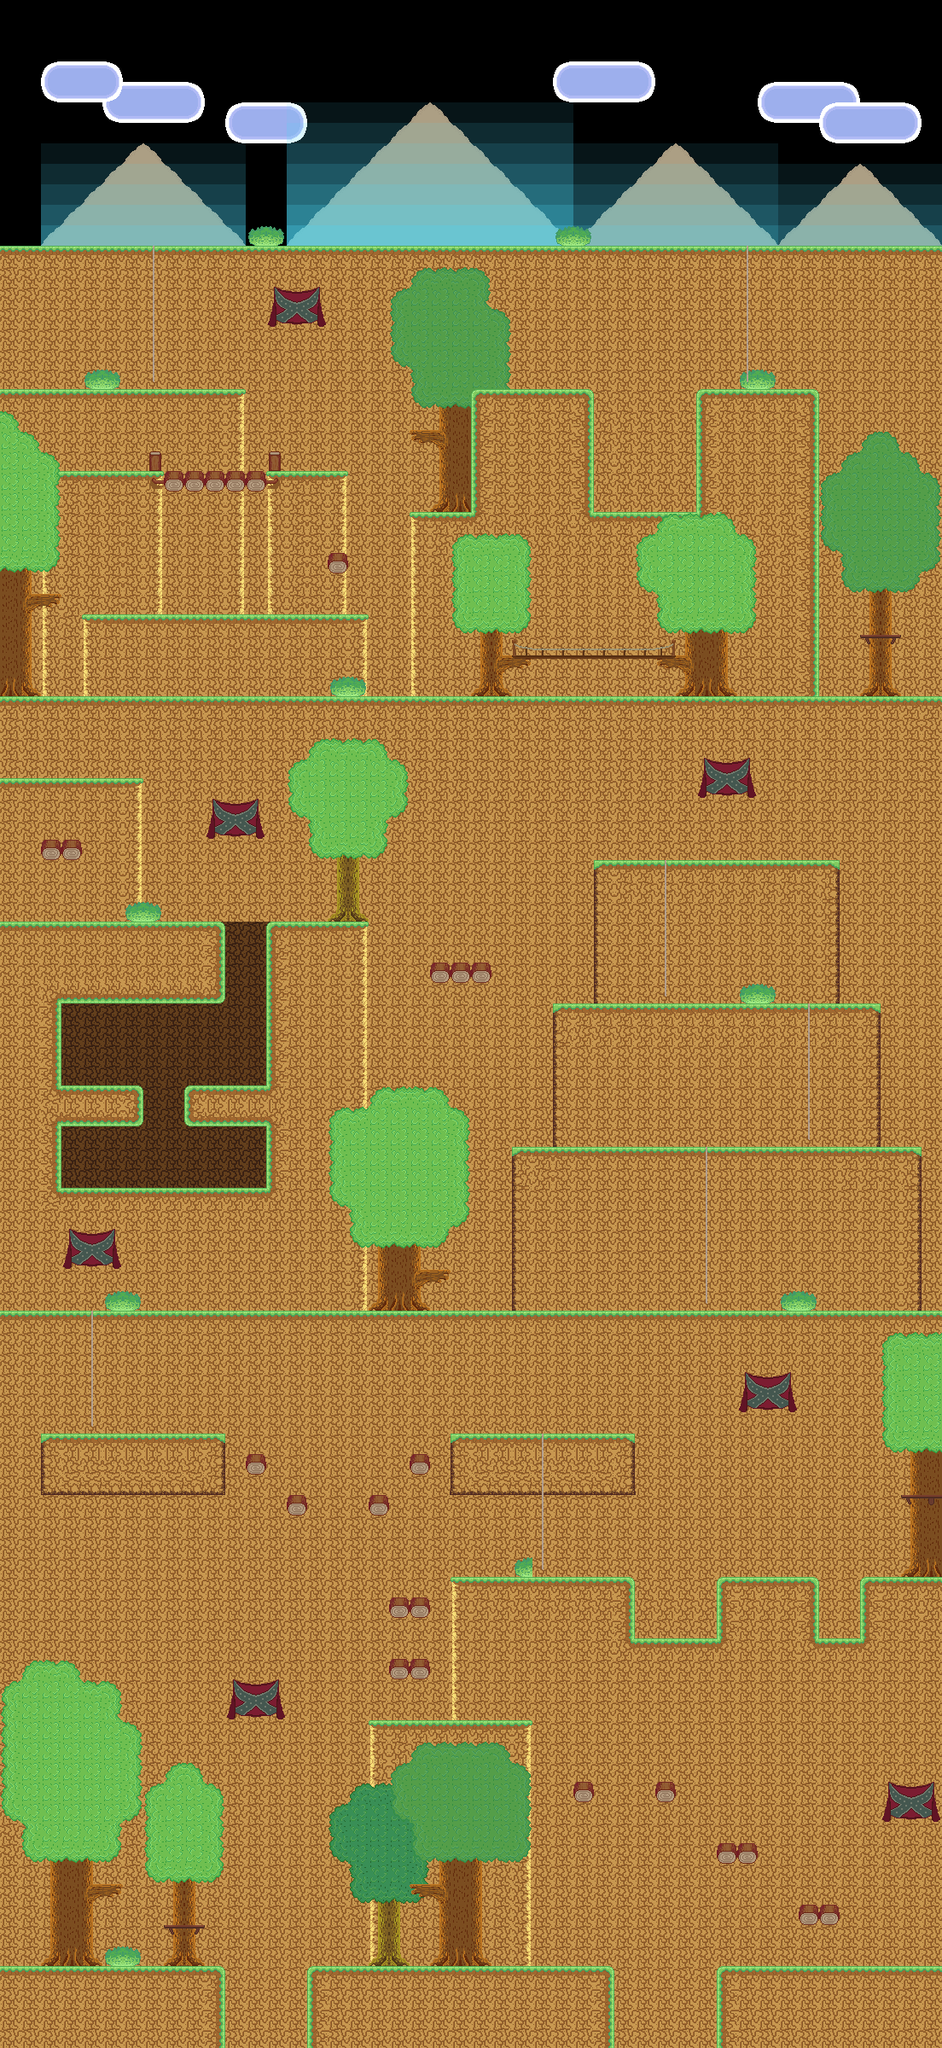

This game map was drawn from its Tiled (.tmx) file and the tilesets committed beside it. A one-line description and the trimmed map source follow:
An orthogonal 46x100 tile map with 24x24 px tiles, 9 tile layers (clouds2, clouds, mountains, overlay, ...) and 78 objects (7x climbable, 6x enemy, 5x liquid, door).

<map version="1.0" orientation="orthogonal" width="46" height="100" tilewidth="24" tileheight="24">
 <properties>
  <property name="blue" value="247" />
  <property name="green" value="216" />
  <property name="offset" value="86" />
  <property name="red" value="74" />
  <property name="respawn" value="multiplayer.tmx" />
 </properties>
 <tileset firstgid="1" name="village-forest" tilewidth="24" tileheight="24">
  <image source="../images/tilesets/village-forest.png" width="288" height="216" />
 </tileset>
 <layer name="clouds2" width="46" height="100">
  <data>[4600 cells, 20 non-empty, 2 distinct tile ids]</data>
 </layer>
 <layer name="clouds" width="46" height="100">
  <data>[4600 cells, 36 non-empty, 2 distinct tile ids]</data>
 </layer>
 <layer name="mountains" width="46" height="100">
  <properties>
   <property name="parallax" value="0.9" />
  </properties>
  <data>[4600 cells, 136 non-empty, 2 distinct tile ids]</data>
 </layer>
 <layer name="overlay" width="46" height="100">
  <properties>
   <property name="parallax" value="0.9" />
  </properties>
  <data>[4600 cells, 230 non-empty, 7 distinct tile ids]</data>
 </layer>
 <layer name="bg_floor2" width="46" height="100">
  <data>[4600 cells, 4 non-empty, 1 distinct tile ids]</data>
 </layer>
 <layer name="bg_floor" width="46" height="100">
  <data>[4600 cells, 4048 non-empty, 5 distinct tile ids]</data>
 </layer>
 <layer name="floor" width="46" height="100">
  <data>[4600 cells, 1271 non-empty, 19 distinct tile ids]</data>
 </layer>
 <layer name="foreground" width="46" height="100">
  <data>[4600 cells, 259 non-empty, 16 distinct tile ids]</data>
 </layer>
 <layer name="leaves" width="46" height="100">
  <data>[4600 cells, 432 non-empty, 19 distinct tile ids]</data>
 </layer>
 <objectgroup name="nodes" width="46" height="100">
  <object type="liquid" x="264" y="2328" width="96" height="72">
   <properties>
    <property name="drag" value="true" />
    <property name="drown" value="true" />
    <property name="mask" value="true" />
    <property name="opacity" value="0.9" />
    <property name="speed" value="0.15" />
    <property name="sprite" value="images/water.png" />
   </properties>
  </object>
  <object type="liquid" x="720" y="2328" width="120" height="72">
   <properties>
    <property name="drag" value="true" />
    <property name="drown" value="true" />
    <property name="mask" value="true" />
    <property name="opacity" value="0.9" />
    <property name="speed" value="0.15" />
    <property name="sprite" value="images/water.png" />
   </properties>
  </object>
  <object type="liquid" x="696" y="480" width="120" height="120">
   <properties>
    <property name="drag" value="true" />
    <property name="drown" value="true" />
    <property name="mask" value="true" />
    <property name="opacity" value="0.9" />
    <property name="speed" value="0.15" />
    <property name="sprite" value="images/water.png" />
   </properties>
  </object>
  <object type="liquid" x="744" y="1872" width="96" height="48">
   <properties>
    <property name="drag" value="true" />
    <property name="drown" value="true" />
    <property name="mask" value="true" />
    <property name="opacity" value="0.9" />
    <property name="speed" value="0.15" />
    <property name="sprite" value="images/water.png" />
   </properties>
  </object>
  <object type="liquid" x="960" y="1872" width="48" height="48">
   <properties>
    <property name="drag" value="true" />
    <property name="drown" value="true" />
    <property name="mask" value="true" />
    <property name="opacity" value="0.9" />
    <property name="speed" value="0.15" />
    <property name="sprite" value="images/water.png" />
   </properties>
  </object>
  <object type="climbable" x="864" y="288" width="24" height="168" />
  <object type="climbable" x="168" y="288" width="24" height="168" />
  <object type="climbable" x="768" y="1008" width="24" height="168" />
  <object type="climbable" x="936" y="1176" width="24" height="168" />
  <object type="climbable" x="816" y="1344" width="24" height="192" />
  <object type="climbable" x="96" y="1536" width="24" height="144" />
  <object type="climbable" x="624" y="1680" width="24" height="168" />
  <object name="main" type="door" x="24" y="2232" width="48" height="72" />
 </objectgroup>
 <objectgroup name="wall" width="46" height="100" opacity="0.9">
  <object x="552" y="456" width="144" height="144" />
  <object x="816" y="456" width="144" height="144" />
  <object x="0" y="1080" width="264" height="96" />
  <object x="312" y="1080" width="48" height="192" />
  <object x="360" y="1080" width="72" height="24" />
  <object x="0" y="1176" width="72" height="96" />
  <object x="0" y="1272" width="168" height="48" />
  <object x="216" y="1272" width="120" height="48" />
  <object x="312" y="1320" width="48" height="96" />
  <object x="0" y="1320" width="72" height="96" />
  <object x="733" y="1847" width="10" height="84" />
  <object x="744" y="1921" width="107" height="11" />
  <object x="840" y="1849" width="9" height="71" />
  <object x="951" y="1847" width="7" height="87" />
  <object x="960" y="1921" width="55" height="14" />
  <object x="1009" y="1848" width="10" height="74" />
  <object x="360" y="2304" width="360" height="96" />
  <object x="840" y="2304" width="264" height="96" />
  <object x="0" y="2304" width="264" height="96" />
 </objectgroup>
 <objectgroup name="platform" width="46" height="100">
  <object x="0" y="288" width="1104" height="24" />
  <object x="480" y="600" width="72" height="24" />
  <object x="72" y="552" width="336" height="24" />
  <object x="0" y="456" width="288" height="24" />
  <object x="96" y="720" width="336" height="24" />
  <object x="0" y="912" width="168" height="24" />
  <object x="0" y="816" width="1104" height="24" />
  <object x="696" y="1008" width="288" height="24" />
  <object x="72" y="1392" width="240" height="24">
   <properties>
    <property name="drop" value="false" />
   </properties>
  </object>
  <object x="648" y="1176" width="384" height="24" />
  <object x="600" y="1344" width="480" height="24" />
  <object x="0" y="1536" width="1104" height="24" />
  <object x="72" y="1680" width="192" height="24" />
  <object x="528" y="1680" width="216" height="24" />
  <object x="1056" y="1752" width="48" height="24" />
  <object x="1008" y="1848" width="96" height="24" />
  <object x="840" y="1848" width="120" height="24" />
  <object x="528" y="1848" width="216" height="24" />
  <object x="456" y="1872" width="48" height="24" />
  <object x="456" y="1944" width="48" height="24" />
  <object x="432" y="2016" width="192" height="24" />
  <object x="192" y="2256" width="48" height="24" />
  <object x="672" y="2088" width="24" height="24" />
  <object x="768" y="2088" width="24" height="24" />
  <object x="840" y="2160" width="48" height="24" />
  <object x="492" y="1488" width="35" height="23" />
  <object x="588" y="769" width="216" height="20" />
  <object x="35" y="697" width="36" height="21" />
  <object x="480" y="505" width="35" height="23" />
  <object x="480" y="2209" width="36" height="22" />
  <object x="108" y="2209" width="35" height="23" />
  <object x="1008" y="744" width="48" height="24" />
  <object x="48" y="984" width="48" height="24" />
  <object x="504" y="1128" width="72" height="24" />
  <object x="936" y="2232" width="48" height="24" />
  <object x="480" y="1704" width="24" height="24" />
  <object x="432" y="1752" width="24" height="24" />
  <object x="336" y="1752" width="24" height="24" />
  <object x="288" y="1704" width="24" height="24" />
  <object x="384" y="648" width="24" height="24" />
  <object type="enemy" x="192" y="696" width="24" height="24">
   <properties>
    <property name="enemytype" value="acorn" />
   </properties>
  </object>
  </objectgroup>
</map>
<!-- 5 of 78 objects omitted -->